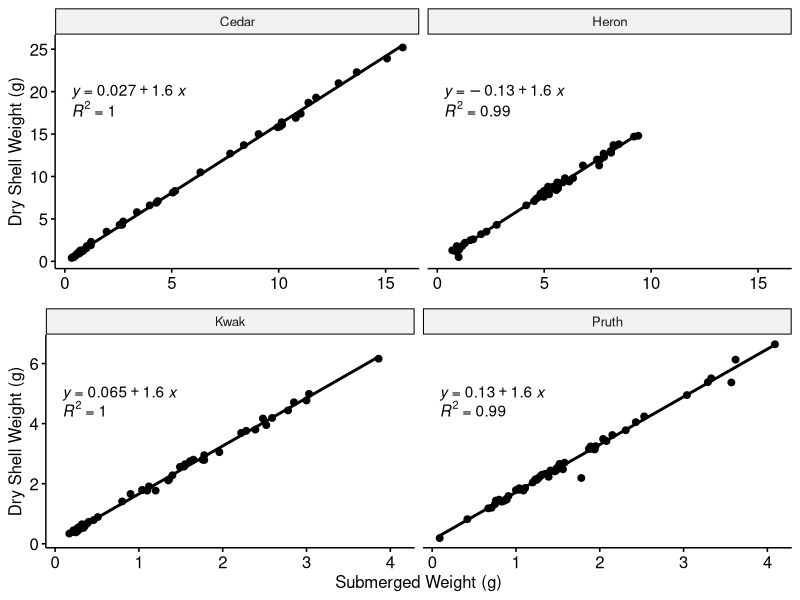

Write R code to recreate this figure.
#Snail weight regressions

#Load in necessary packages----
pkgs <- c("dplyr", "tidyverse", "ggplot2", "cowplot", "ggpubr")
lapply(pkgs, library, character.only = TRUE)
rm(pkgs)

#Read & clean csv----
reg <- read.csv("data/snail_RVs/Weight_regressions.csv")

reg_clean <- reg %>% 
  mutate(Site = as.factor(Site),
         SR = ifelse(Site == "Cedar" | Site == "Heron", "Nanaimo", "Calvert")) %>% 
  rename(SW = Submersed.weight, DW = Dry.shell.weight)

reg_clean_nan <- reg_clean %>% 
  filter(SR == "Nanaimo")
reg_clean_cal <- reg_clean %>% 
  filter(SR == "Calvert")

#Plot relationship with regression line
nan <- ggscatter(reg_clean_nan, x = "SW", y = "DW") + 
  stat_regline_equation(label.y = 20) +
  stat_regline_equation(label.y = 18, aes(label = ..rr.label..)) +
  geom_smooth(method = "lm", se=FALSE, color = "black") +
  facet_wrap(~Site) + 
  labs(y = "Dry Shell Weight (g)")

cal <- ggscatter(reg_clean_cal, x = "SW", y = "DW") + 
  stat_regline_equation(label.y = 5) +
  stat_regline_equation(label.y = 4.5, aes(label = ..rr.label..)) +
  geom_smooth(method = "lm", se=FALSE, color = "black") +
  facet_wrap(~Site) +
  labs(y = "Dry Shell Weight (g)", x = "Submerged Weight (g)")

both <- plot_grid(nan + theme(axis.title.x = element_blank()), cal, nrow = 2)
 
ggsave(both, file = "plots/supp_figs/FigS4_weight_regressions.pdf", height = 8, width = 8, dpi = 300)
